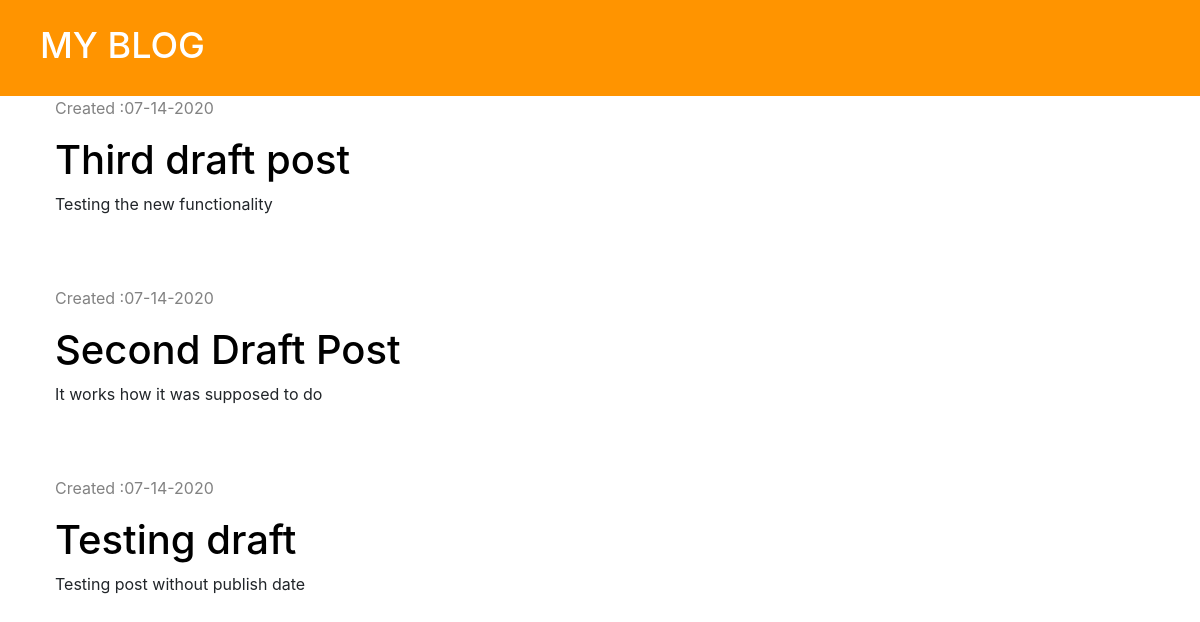
Screenshot of /drafts/ with the database file from the repository.
### blog/models.py (models this page shows, shortened)
class Post(models.Model):
    author = models.ForeignKey('auth.User', on_delete= models.CASCADE)
    title =  models.CharField(max_length = 200)
    text = models. TextField(  )
    created_date = models.DateTimeField(default= timezone.now)
    published_date = models.DateTimeField(blank = True, null=True)

### blog/views.py (the view)
# urls.py: path('drafts/', views.post_draft_list, name='post_draft_list'),
def post_draft_list(request):
    posts = Post.objects.filter(published_date__isnull=True).order_by('-created_date')
    stuff_for_frontend = {'posts': posts}
    return render(request, 'blog/post_draft_list.html', stuff_for_frontend)

### blog/templates/blog/post_draft_list.html
{% extends 'blog/base.html' %}
{% block content %}
    {% for post in posts %}
    <div class="post">
        <div class="date">
            <p> Created :{{post.created_date | date:'m-d-Y'}}</p>
        </div>
        <h1><a href="{% url 'post_detail' pk=post.pk %}">{{ post.title}}</a></h1>
        <p>{{post.text | truncatechars:50 | linebreaksbr}}</p>
    </div>
    {% endfor %}
{% endblock %}

### blog/static/blog/styles.css (style rules this page uses)
.date { color: #828282; }
.post { margin-bottom: 70px; }
.post h1 a { color: #000000; }

### rows the page displays
Post: created_date "07-14-2020", title "Third draft post", text "Testing the new functionality"
Post: created_date "07-14-2020", title "Second Draft Post", text "It works how it was supposed to do"
Post: created_date "07-14-2020", title "Testing draft", text "Testing post without publish date"
